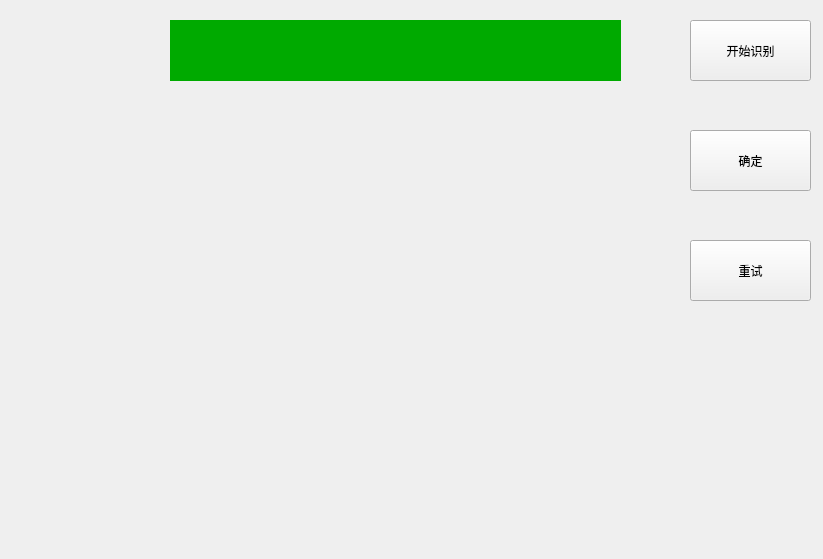
<?xml version="1.0" encoding="UTF-8"?>
<ui version="4.0">
 <class>Form</class>
 <widget class="QWidget" name="Form">
  <property name="geometry">
   <rect>
    <x>0</x>
    <y>0</y>
    <width>823</width>
    <height>559</height>
   </rect>
  </property>
  <property name="windowTitle">
   <string>Form</string>
  </property>
  <widget class="QLabel" name="label">
   <property name="geometry">
    <rect>
     <x>180</x>
     <y>170</y>
     <width>431</width>
     <height>331</height>
    </rect>
   </property>
   <property name="styleSheet">
    <string notr="true"/>
   </property>
   <property name="text">
    <string/>
   </property>
  </widget>
  <widget class="QLabel" name="label_2">
   <property name="geometry">
    <rect>
     <x>170</x>
     <y>20</y>
     <width>451</width>
     <height>61</height>
    </rect>
   </property>
   <property name="styleSheet">
    <string notr="true">background-color: rgb(0, 170, 0);</string>
   </property>
   <property name="text">
    <string/>
   </property>
  </widget>
  <widget class="QPushButton" name="pushButton">
   <property name="geometry">
    <rect>
     <x>690</x>
     <y>20</y>
     <width>121</width>
     <height>61</height>
    </rect>
   </property>
   <property name="text">
    <string>开始识别</string>
   </property>
  </widget>
  <widget class="QPushButton" name="pushButton_2">
   <property name="geometry">
    <rect>
     <x>690</x>
     <y>130</y>
     <width>121</width>
     <height>61</height>
    </rect>
   </property>
   <property name="text">
    <string>确定</string>
   </property>
  </widget>
  <widget class="QPushButton" name="pushButton_3">
   <property name="geometry">
    <rect>
     <x>690</x>
     <y>240</y>
     <width>121</width>
     <height>61</height>
    </rect>
   </property>
   <property name="text">
    <string>重试</string>
   </property>
  </widget>
 </widget>
 <resources/>
 <connections/>
 <slots>
  <slot>pB()</slot>
 </slots>
</ui>
